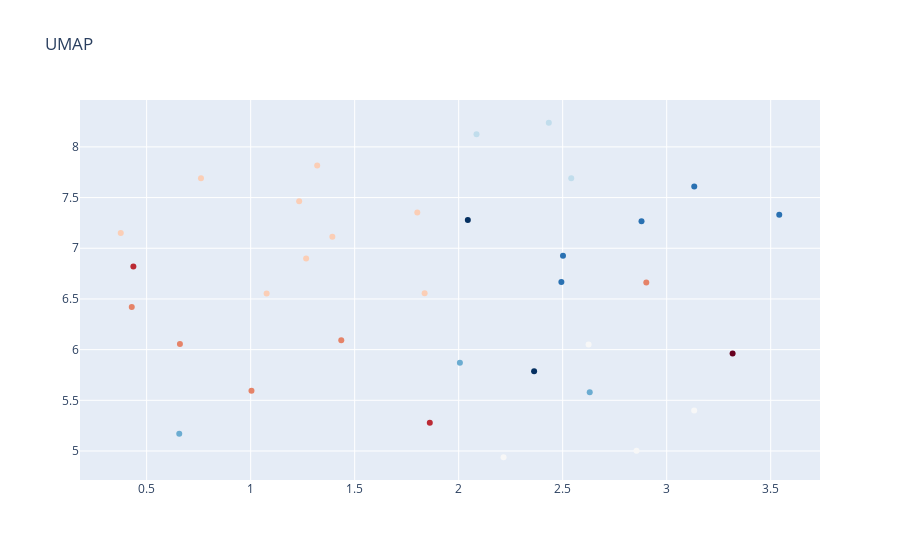

Notebook code for this chart:
### Code cell
text = []
for row in data_congressman.iterrows():
    tooltip = "<br>".join([f"<b>{row[1].index[0]}</b>: {row[1][row[1].index[0]]}"])
    text.append(tooltip)



fig_data = [
    go.Scatter(
        x=data_congressman["Component 1"],
        y=data_congressman["Component 2"],
        text=text,
        mode="markers",
        hoverinfo="text",
        marker={"color": data_congressman["color"], "colorscale" : "RdBu"},
    )
]

layout = {"hovermode": "closest", "title" : title}

figure = go.Figure(data=fig_data, layout=layout)

iplot(figure)

### Figure 1 — Plotly figure (JSON) as saved in the notebook; plotly's stock layout.template omitted (floating-point values rounded to 4 significant figures)
{"data": [{"hoverinfo": "text", "marker": {"color": [0, 1, 1, 2, 2, 2, 2, 2, 3, 3, 3, 3, 3, 3, 3, 3, 3, 4, 4, 4, 4, 5, 5, 5, 6, 6, 6, 7, 7, 7, 7, 7, 8, 8], "colorscale": [[0, "rgb(103,0,31)"], [0.1, "rgb(178,24,43)"], [0.2, "rgb(214,96,77)"], [0.3, "rgb(244,165,130)"], [0.4, "rgb(253,219,199)"], [0.5, "rgb(247,247,247)"], [0.6, "rgb(209,229,240)"], [0.7, "rgb(146,197,222)"], [0.8, "rgb(67,147,195)"], [0.9, "rgb(33,102,172)"], [1, "rgb(5,48,97)"]]}, "mode": "markers", "text": ["<b>name</b>: wilsonsotop", "<b>name</b>: robertochiabra", "<b>name</b>: SalhuanaE", "<b>name</b>: 1DianaGonzales", "<b>name</b>: adrianatudelag", "<b>name</b>: AlejandroCavero", "<b>name</b>: Gral_Williams", "<b>name</b>: RosselliAmuruz", "<b>name</b>: A_Aguinaga", "<b>name</b>: CesarManuelRev1", "<b>name</b>: ErnesBustamante", "<b>name</b>: hventuraangel", "<b>name</b>: LizarzaburuJuan", "<b>name</b>: marthamoyano", "<b>name</b>: NanoGuerra4", "<b>name</b>: patty_juarez_", "<b>name</b>: rosangelak8", "<b>name</b>: chabelita2020", "<b>name</b>: RoberthoSanchez", "<b>name</b>: ruthlib_", "<b>name</b>: sigridbazan", "<b>name</b>: EdMalagaTrillo", "<b>name</b>: FlorPabloMedina", "<b>name</b>: suselparedes", "<b>name</b>: flaviocruzmaman", "<b>name</b>: GonzaAmerico", "<b>name</b>: Mariaagueroguti", "<b>name</b>: Alm_Montoya", "<b>name</b>: AMunante11", "<b>name</b>: JoseCuetoAservi", "<b>name</b>: NormaYarrow4", "<b>name</b>: EsdrasMinaya", "<b>name</b>: alfredoazurin15", "<b>name</b>: MartinVizcarraC"], "type": "scatter", "x": [3.317, 0.4362, 1.861, 1.004, 2.902, 1.436, 0.6599, 0.4284, 0.7612, 1.393, 0.3755, 1.32, 1.267, 1.233, 1.836, 1.077, 1.801, 2.216, 2.855, 3.132, 2.625, 2.541, 2.086, 2.433, 2.63, 2.006, 0.6567, 2.494, 3.132, 2.501, 2.879, 3.541, 2.044, 2.363], "y": [5.963, 6.819, 5.278, 5.594, 6.662, 6.093, 6.055, 6.421, 7.691, 7.113, 7.151, 7.815, 6.899, 7.465, 6.555, 6.555, 7.352, 4.938, 5.003, 5.399, 6.051, 7.69, 8.124, 8.238, 5.578, 5.87, 5.169, 6.666, 7.609, 6.925, 7.265, 7.33, 7.279, 5.786]}], "layout": {"hovermode": "closest", "title": {"text": "UMAP"}}}
